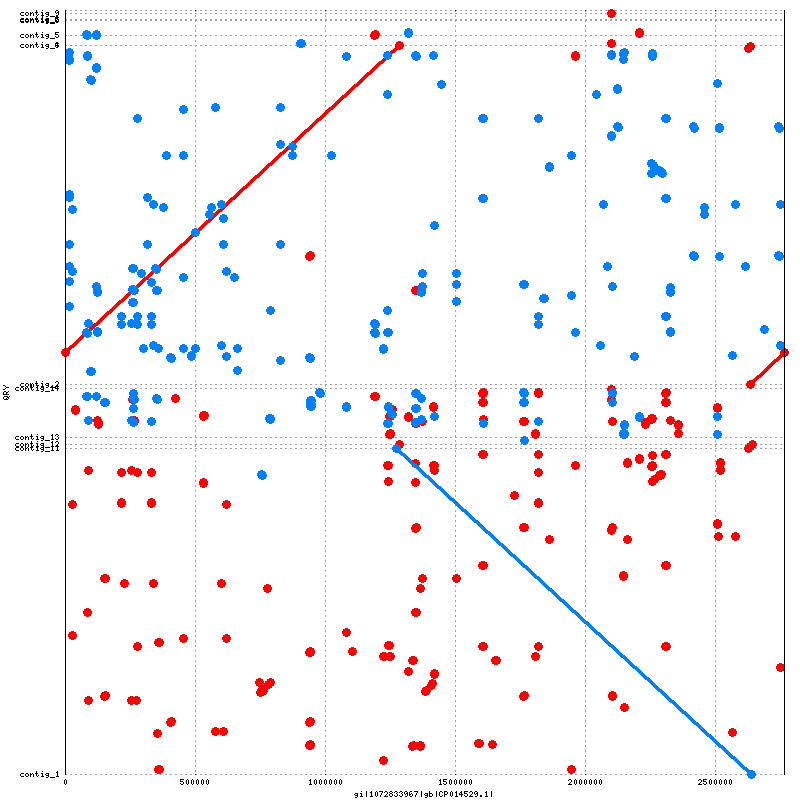

The script that saved this image:
set terminal png tiny size 800,800
set output "/home/izuike/project_1/Genome-analysis/analysis/mummer_evaluation/mummerplot_flye_output/mummerplot_flye_output.png"
set ytics ( \
 "contig_1" 1.0, \
 "contig_11" 1362695.0, \
 "contig_12" 1377109.0, \
 "contig_13" 1409532.0, \
 "contig_14" 1611510.0, \
 "contig_2" 1630145.0, \
 "contig_3" 3044655.0, \
 "contig_4" 3047414.0, \
 "contig_5" 3086368.0, \
 "contig_6" 3151018.0, \
 "contig_8" 3154659.0, \
 "contig_9" 3181176.0, \
 "" 3192055 \
)
set size 1,1
set grid
unset key
set border 10
set tics scale 0
set xlabel "gi|1072833967|gb|CP014529.1|"
set ylabel "QRY"
set format "%.0f"
set mouse format "%.0f"
set mouse mouseformat "[%.0f, %.0f]"
set xrange [1:2765010]
set yrange [1:3192055]
set style line 1  lt 1 lw 3 pt 6 ps 1
set style line 2  lt 3 lw 3 pt 6 ps 1
set style line 3  lt 2 lw 3 pt 6 ps 1
plot \
 "/home/izuike/project_1/Genome-analysis/analysis/mummer_evaluation/mummerplot_flye_output/mummerplot_flye_output.fplot" title "FWD" w lp ls 1, \
 "/home/izuike/project_1/Genome-analysis/analysis/mummer_evaluation/mummerplot_flye_output/mummerplot_flye_output.rplot" title "REV" w lp ls 2
